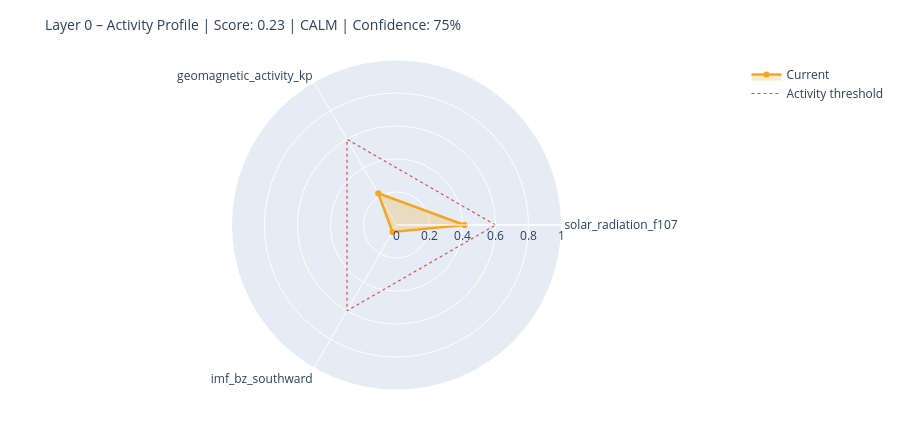

The notebook cell this image was saved under:
### Markdown cell above
---
## 6. State Assessment & Handoff to Layer 1

### Code cell
# ============================================================
# STEP 1 – Collect raw values with source modes
# Mode: 'primary' | 'fallback_3h' | 'last_valid' | 'missing'
# ============================================================

def safe_last(df, col):
    if df is None or col not in df.columns: return None
    s = df[col].dropna()
    return float(s.iloc[-1]) if not s.empty else None

f107_now = safe_last(df_f107, 'f10.7')
bz_now   = safe_last(df_mag,  'bz_gsm')
kp_now   = safe_last(df_kp,   'kp')
sw_now   = safe_last(df_sw,   'speed')

source_modes = {
    'F10.7':    'primary'  if f107_now is not None else 'missing',
    'Kp':       'primary'  if kp_now   is not None else 'missing',
    'IMF_Bz':   'primary'  if bz_now   is not None else 'missing',
    'SW_speed': 'primary'  if sw_now   is not None else 'missing',
}

# Kp Fallback – 3h endpoint
if kp_now is None:
    try:
        r = requests.get(
            'https://services.swpc.noaa.gov/json/noaa-planetary-k-index.json',
            timeout=10)
        r.raise_for_status()
        fb = pd.DataFrame(r.json())
        tc = next((c for c in fb.columns if 'time' in c.lower()), fb.columns[0])
        kc = next((c for c in fb.columns if 'kp' in c.lower() and c != tc), None)
        if kc:
            fb[kc] = fb[kc].astype(str).str.extract(r'([0-9]+(?:\.[0-9]*)?)')[0]
            fb[kc] = pd.to_numeric(fb[kc], errors='coerce')
            fb = fb[fb[kc] >= 0].dropna(subset=[kc])
            if not fb.empty:
                kp_now = float(fb[kc].iloc[-1])
                source_modes['Kp'] = 'fallback_3h'
                print(f'  Kp fallback (3h): {kp_now:.1f}')
    except Exception as e:
        print(f'  Kp fallback failed: {e}')

# Solar Wind Fallback – last valid value
if sw_now is None and df_sw is not None and 'speed' in df_sw.columns:
    s = df_sw['speed'].dropna()
    if not s.empty:
        sw_now = float(s.iloc[-1])
        source_modes['SW_speed'] = 'last_valid'
        print(f'  SW fallback (last_valid): {sw_now:.0f} km/s')

print()
print('Source modes:', source_modes)

# ============================================================
# STEP 2 – Score from available components only
# ============================================================

def norm(v, lo, hi):
    if v is None: return None
    return max(0.0, min(1.0, (v - lo) / (hi - lo)))

COMPONENTS = {
    'solar_radiation_f107':    (f107_now, norm(f107_now, 60, 250)),
    'geomagnetic_activity_kp': (kp_now,   norm(kp_now,   0,   9)),
    'imf_bz_southward':        (bz_now,   norm(-(bz_now or 0) if bz_now else None, -5, 30)
                                           if bz_now is not None else None),
    'solar_wind_speed':        (sw_now,   norm(sw_now, 300, 800)),
}

available   = {k: v[1] for k, v in COMPONENTS.items() if v[1] is not None}
unavailable = [k for k, v in COMPONENTS.items() if v[1] is None]

layer0_score = round(sum(available.values()) / len(available), 4) if available else None
confidence   = round(len(available) / len(COMPONENTS), 2)

level = ('unknown'  if layer0_score is None
         else 'calm'     if layer0_score < 0.3
         else 'moderate' if layer0_score < 0.6
         else 'active')

# ============================================================
# STEP 3 – Dominant Driver
# ============================================================

def dominant_driver(kp, f107, bz, sw):
    candidates = []
    if kp   is not None and kp   >= 4:   candidates.append(('geomagnetic',    kp / 9))
    if sw   is not None and sw   >= 500:  candidates.append(('solar_wind',     sw / 800))
    if bz   is not None and bz   <= -5:   candidates.append(('imf_southward',  abs(bz) / 30))
    if f107 is not None and f107 >= 150:  candidates.append(('solar_radiation',f107 / 250))
    return max(candidates, key=lambda x: x[1])[0] if candidates else 'none'

driver = dominant_driver(kp_now, f107_now, bz_now, sw_now)

# ============================================================
# STEP 4 – Downstream expectations
# ============================================================

def downstream_expectation(driver, score, kp, bz, f107):
    exp = {
        'magnetosphere':        'calm',
        'ionosphere':           'calm',
        'schumann_resonance':   'unchanged',
        'lithosphere_currents': 'low',
    }
    if driver == 'geomagnetic' or (kp and kp >= 5):
        exp['magnetosphere']        = 'compressed / storm'
        exp['ionosphere']           = 'elevated disturbance (TEC variability)'
        exp['schumann_resonance']   = 'elevated amplitude possible'
        exp['lithosphere_currents'] = 'elevated induction currents'
    elif driver == 'imf_southward' or (bz and bz <= -5):
        exp['magnetosphere']        = 'energy coupling active'
        exp['ionosphere']           = 'elevated electron density possible'
        exp['schumann_resonance']   = 'slight modulation possible'
    elif driver == 'solar_radiation' or (f107 and f107 >= 150):
        exp['ionosphere']           = 'elevated ionization (F-layer)'
        exp['schumann_resonance']   = 'slightly elevated background activity'
    return exp

downstream = downstream_expectation(driver, layer0_score, kp_now, bz_now, f107_now)

# ============================================================
# CONSOLE OUTPUT
# ============================================================

W = 58
print('=' * W)
print('LAYER 0 – STATE ASSESSMENT')
print('=' * W)
for name, (raw_v, score_v) in COMPONENTS.items():
    if score_v is not None:
        bar = '█' * int(score_v * 20) + '░' * (20 - int(score_v * 20))
        print(f'  {name:<35}  {bar}  {score_v:.2f}')
    else:
        print(f'  {name:<35}  {"─" * 20}  n/a')
print('-' * W)
print(f'  Score ({len(available)}/{len(COMPONENTS)} components):  {layer0_score:.3f}')
print(f'  Confidence:         {confidence:.0%}')
print(f'  Level:              {level.upper()}')
print(f'  Dominant Driver:    {driver}')

# Radar chart
cats = list(available.keys())
vals = list(available.values())
if len(cats) >= 3:
    fig = go.Figure()
    fig.add_trace(go.Scatterpolar(
        r=vals + [vals[0]], theta=cats + [cats[0]],
        fill='toself', fillcolor='rgba(242,166,35,0.25)',
        line=dict(color='#F2A623', width=2.5), name='Current'
    ))
    fig.add_trace(go.Scatterpolar(
        r=[0.6] * (len(cats) + 1), theta=cats + [cats[0]],
        line=dict(color='#E24B4A', dash='dot', width=1.2),
        mode='lines', name='Activity threshold'
    ))
    fig.update_layout(
        title=dict(text=f'Layer 0 – Activity Profile | Score: {layer0_score:.2f} | {level.upper()} | Confidence: {confidence:.0%}',
                   font=dict(size=14)),
        polar=dict(radialaxis=dict(visible=True, range=[0, 1])),
        height=430, showlegend=True,
        margin=dict(l=60, r=60, t=60, b=40)
    )
    fig.show()

### Figure 1 — Plotly figure (JSON) as saved in the notebook; plotly's stock layout.template omitted (floating-point values rounded to 4 significant figures)
{"data": [{"fill": "toself", "fillcolor": "rgba(242,166,35,0.25)", "line": {"color": "#F2A623", "width": 2.5}, "name": "Current", "r": [0.4116, 0.2222, 0.04857, 0.4116], "theta": ["solar_radiation_f107", "geomagnetic_activity_kp", "imf_bz_southward", "solar_radiation_f107"], "type": "scatterpolar"}, {"line": {"color": "#E24B4A", "dash": "dot", "width": 1.2}, "mode": "lines", "name": "Activity threshold", "r": [0.6, 0.6, 0.6, 0.6], "theta": ["solar_radiation_f107", "geomagnetic_activity_kp", "imf_bz_southward", "solar_radiation_f107"], "type": "scatterpolar"}], "layout": {"height": 430, "margin": {"b": 40, "l": 60, "r": 60, "t": 60}, "polar": {"radialaxis": {"range": [0, 1], "visible": true}}, "showlegend": true, "title": {"font": {"size": 14}, "text": "Layer 0 – Activity Profile | Score: 0.23 | CALM | Confidence: 75%"}}}
